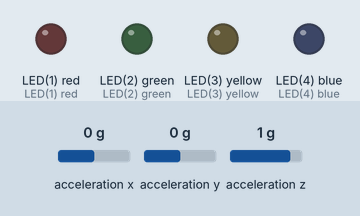
Bench run of a program on a simulated pyboard running MicroPython. Parts: output pins drawn as LEDs (lit = HIGH). Inputs (shaded band) come from the test bench; at power-on: acceleration y 0 g, acceleration x 0 g, acceleration z 1 g. Library files of the repository ran but are not shown: 1 file(s); what the program prints to the serial console is not drawn.

Above: at 1.2 s.
1.3 s: acceleration y set to -1.4 g
At 2.5 s:
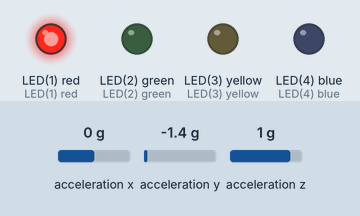
2.8 s: acceleration y set to 0.8 g
At 3.9 s:
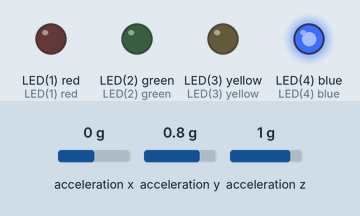
4.3 s: acceleration y set to -0.8 g
At 5.0 s:
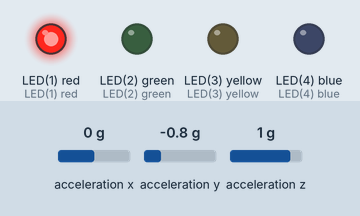
5.8 s: acceleration y set to 0 g
At 6.4 s:
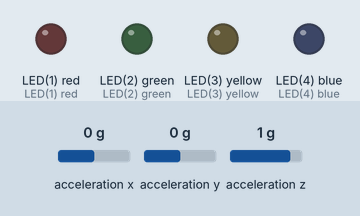
Timing chart, 0 to 8.3 s (numbered marks = the images above; inputs shaded):
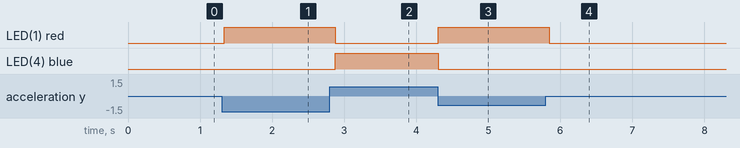

Measured:
- after the input at 1.3 s, LED(1) red: LOW → HIGH at once
- after the input at 2.8 s, LED(1) red: HIGH → LOW after 0.07 s; LED(4) blue: LOW → HIGH after 0.07 s
- after the input at 4.3 s, LED(1) red: LOW → HIGH at once; LED(4) blue: HIGH → LOW at once
- after the input at 5.8 s, LED(1) red: HIGH → LOW after 0.05 s

The program:

main.py
```python
###############################################################################
# main.py
#
# Script reading the on-board accelerometer of the pyboard and lighting LEDs
# according to tilt in the Y-direction. In addition, a text-based meter showing
# the tilt in that direction is printed to the REPL.
#
# The orientation of the axes is:
#
#      Y
#      ^
#      | USB
# +---------+
# |         |
# |         |
# |    Z    | ---> X
# |         |
# |         |
# +---------+
#
#
# Created: 11/17/18
#   - Joshua Vaughan
#   - joshua.vaughan@louisiana.edu
#   - http://www.ucs.louisiana.edu/~jev9637
#
# Modified:
#   *
#
###############################################################################

import pyb
import time

# create the accelerometer instance
accel = pyb.Accel()

# Assign the names to the onboard LEDs
RED_LED = pyb.LED(1)
GREEN_LED = pyb.LED(2)
YELLOW_LED = pyb.LED(3)
BLUE_LED = pyb.LED(4)

# TODO: This should probably be in a try..except
while True:
    # The raw values are signed integers with values between around -32 and 31,
    # but typical values tend to be between -20 and 20.
    #
    # On a completely flat surface, the values should be (0, 0, g)
    # print("Raw values are: ({}, {}, {})".
    #       format(accel.x(), accel.y(), accel.z()))

    # The filtered version sums the last 4 values, you can keep a running
    # average by dividing by 4
    filtered = accel.filtered_xyz()
    x_scaled = filtered[0] / 4
    y_scaled = filtered[1] / 4
    z_scaled = filtered[2] / 4
    filtered_scaled = (x_scaled, y_scaled, z_scaled)

    # print("Filtered values are {}\n".format(filtered_scaled))

    # Scaled the y value from +/-20 to 0-20
    y_print = round((y_scaled + 20)/2)

    # print("y_print = {}".format(y_print))

    # Clear the terminal screen so that it looks like just the bar of the
    # meter is updating
    print("\033[2J\033[;H")

    # Now, print a "meter" showing the tilt
    print("Min         0         Max")
    print(" <", end="") # The end="" part of this statement prevent a new line

    for index in range(21):
        if index == y_print:   # At the value of the tilt, print a vertical bar
            print("|", end="")
        else:
            print("-", end="") # elsewhere, print a dash

    print(">")

    # Based on the filtered values of the y-direction accelerometer reading,
    # we'll also light various combinations of LEDs to indicated the degree of
    # tilt
    #
    # Note: There are more elegant and efficient ways to do this.
    #       This way is very crude, but easy to understand.
    if y_scaled > 8:   # Full forward, only blue on
        BLUE_LED.on()
        YELLOW_LED.off()
        GREEN_LED.off()
        RED_LED.off()
    elif y_scaled > 6: # Almost full forward, blue and yellow on
        BLUE_LED.on()
        YELLOW_LED.on()
        GREEN_LED.off()
        RED_LED.off()
    elif y_scaled > 4: # Slightly forward, only yellow on
        BLUE_LED.off()
        YELLOW_LED.on()
        GREEN_LED.off()
        RED_LED.off()
    elif y_scaled < -8: # Full backward, only red on
        BLUE_LED.off()
        YELLOW_LED.off()
        GREEN_LED.off()
        RED_LED.on()
    elif y_scaled < -6: # Almost full backward, red and green on
        BLUE_LED.off()
        YELLOW_LED.off()
        GREEN_LED.on()
        RED_LED.on()
    elif y_scaled < -4: # Slightly backward, only green on
        BLUE_LED.off()
        YELLOW_LED.off()
        GREEN_LED.on()
        RED_LED.off()
    else:               # Almost level, no leds on
        BLUE_LED.off()
        YELLOW_LED.off()
        GREEN_LED.off()
        RED_LED.off()

    # Pause 100ms between readings
    pyb.delay(100)
```
